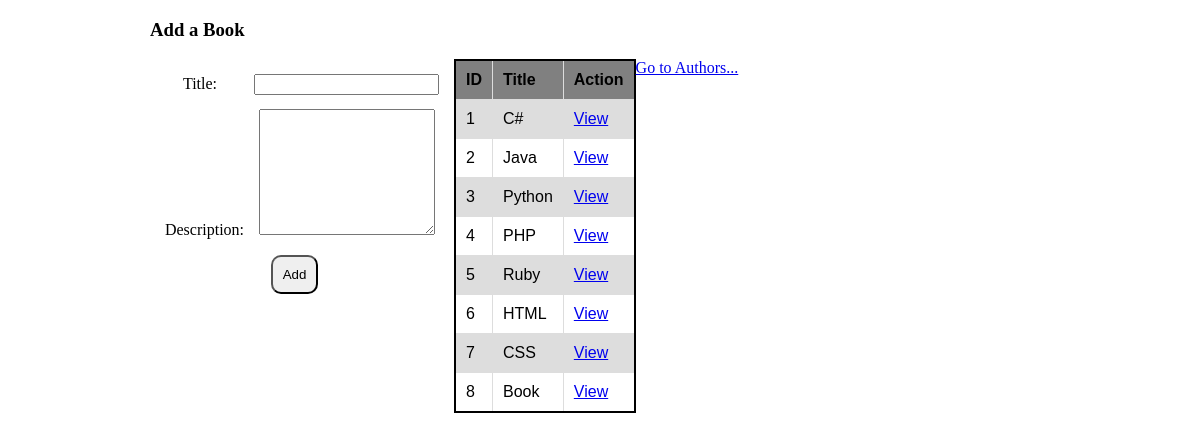
The page / on the database its author committed.
### books_authors_app/models.py (models this page shows)
class Book(models.Model):
    title = models.CharField(max_length=255)
    desc = models.TextField()
    created_at = models.DateTimeField(auto_now_add=True)
    updated_at = models.DateTimeField(auto_now=True)

### books_authors_app/views.py (the view)
# urls.py: path('', views.index),
def index(request):
    context={
        'all_books': Book.objects.all(),
    }
    return render(request, 'index.html', context)

### books_authors_app/templates/index.html (shortened to what this page needs)
<!DOCTYPE html>
<html lang="en">
<head>
    {% load static %}
    <link rel="stylesheet" href="{% static 'style.css' %}">
</head>
<body>
    <div id="wrapper">
        {% if all_books %}
            <h3>Add a Book</h3>
            <div class="add">
                <form action="/add_book" method="POST">
                    <p>Title: </p>
                    <input type="text" name="title"><br>
                    <p>Description: </p>
                    <textarea name="desc" id="desc"></textarea><br>
                    <input class="submit_it" type="submit" value="Add">
                </form>
            </div>
            <div class="all">
                <table>
                    <tr>
                        <th>ID</th>
                        <th>Title</th>
                        <th>Action</th>
                    </tr>
                    {% for book in all_books %}
                    <tr>
                        <td>{{book.id}}</td>
                        <td>{{book.title}}</td>
                        <td><a href="/book/{{book.id}}">View</a></td>
                    </tr>
                    {% endfor %}
                </table>
                <a id="link_it" href="authors">Go to Authors...</a>
            </div>
        {% endif %}
    </div>
</body>
</html>

### books_authors_app/static/style.css (style rules this page uses)
#wrapper { width: 900px; margin: 0px auto; }
h3 { width: 300px; }
.add, .all { width: 300px; display: inline-flex; text-align: center; }
p { width: 100px; display: inline-block; }
#desc { width: 170px; height: 120px; }
.submit_it { padding: 10px; border-radius: 10px; }
table { font-family: arial, sans-serif; border-collapse: collapse; width: 50%; border: 2px solid black; }
td, th { border: 1px solid #dddddd; text-align: left; padding: 10px; }
th { background-color: gray; }
tr:nth-child(even) { background-color: #dddddd; }

### rows shown on the page
Book: id "1", title "C#"
Book: id "2", title "Java"
Book: id "3", title "Python"
Book: id "4", title "PHP"
Book: id "5", title "Ruby"
Book: id "6", title "HTML"
Book: id "7", title "CSS"
Book: id "8", title "Book"
